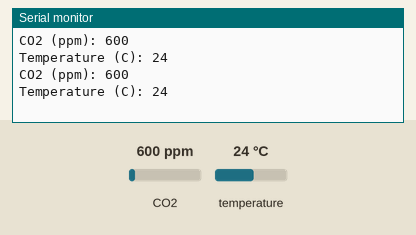
Bench run of a sketch on a simulated ESP32. Parts: the last lines printed to the serial monitor. The inputs (shaded band) are chosen by the test bench; at power-on: CO2 600 ppm, temperature 24 °C.

Above: at 4.8 s.
4.9 s: CO2 set to 452 ppm
At 6.7 s:
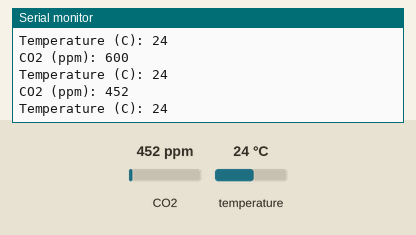
7.9 s: temperature set to 12 °C
At 9.0 s:
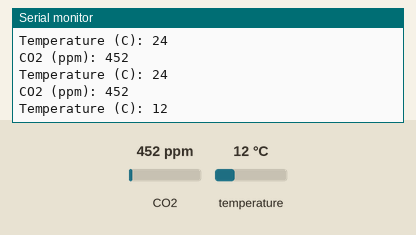
10.9 s: CO2 set to 1050 ppm
At 13.5 s:
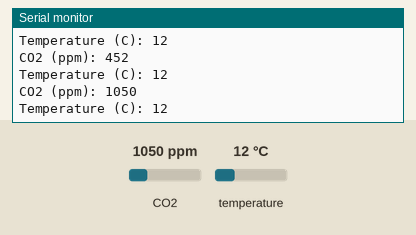
Timing chart, 0 to 15.0 s (numbered marks = the images above; inputs shaded):
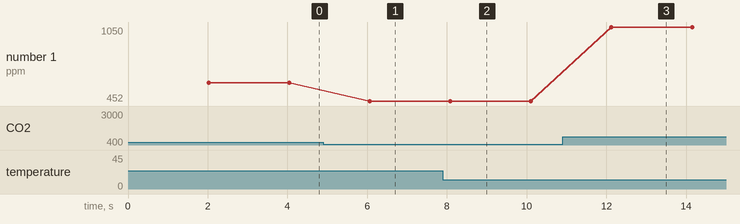

Measured:
- after the input at 4.9 s, the serial monitor: prints a new line after 1.2 s (image 1)
- after the input at 7.9 s, the serial monitor: prints a new line after 0.18 s (image 2)
- after the input at 10.9 s, the serial monitor: prints a new line after 1.2 s (image 3)
- plotted number 1: 600 → 452 after the input at 4.9 s, 452 → 1050 after the input at 10.9 s

The sketch:

MHZ19.ino
```cpp
/*----------------------------------------------------------
    MH-Z19 CO2 sensor  SAMPLE
    https://github.com/WifWaf/MH-Z19
  ----------------------------------------------------------*/

#include <Arduino.h>
#include "MHZ19.h"

#define MHZ19_BAUDRATE 9600 // Device to MH-Z19 Serial baudrate (should not be changed)
// Serial Port connections for Sensor
#define RXD2 16 // To sensor TXD
#define TXD2 17 // To sensor RXD

MHZ19 myMHZ19; // Constructor for library
unsigned long getDataTimer = 0;

void setup()
{
    Serial.begin(115200); // Device to serial monitor feedback
    Serial1.begin(MHZ19_BAUDRATE, SERIAL_8N1, RXD2, TXD2);
    myMHZ19.begin(Serial1);    // *Serial(Stream) reference must be passed to library begin().
    myMHZ19.autoCalibration(); // Turn auto calibration ON (OFF autoCalibration(false))
}

void loop()
{
    if (millis() - getDataTimer >= 2000)
    {
        int CO2;

        /* note: getCO2() default is command "CO2 Unlimited". This returns the correct CO2 reading even
        if below background CO2 levels or above range (useful to validate sensor). You can use the
        usual documented command with getCO2(false) */

        CO2 = myMHZ19.getCO2(); // Request CO2 (as ppm)

        Serial.print("CO2 (ppm): ");
        Serial.println(CO2);

        int8_t Temp;
        Temp = myMHZ19.getTemperature(); // Request Temperature (as Celsius)
        Serial.print("Temperature (C): ");
        Serial.println(Temp);

        getDataTimer = millis();
    }
}
```
